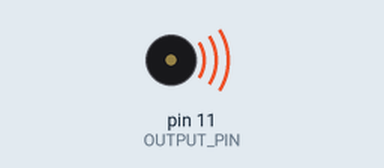
This sketch was run on a simulated Arduino Uno, built with avr-gcc and run on an emulated ATmega328P. Parts: buzzer (waves = sounding). Random numbers use the default seed unless the sketch sets one.

Above: at 0.1 s.
Timing chart, 0 to 40.0 s (numbered marks = the images above):
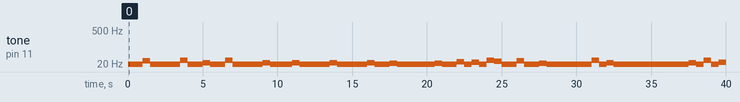

The sketch:

BuzzerMusico.ino
```cpp
# define OUTPUT_PIN 11 // Pin conectado ao buzzer
// Não precisa ser um pin digital com saída analógica

void setup() {
  pinMode(OUTPUT_PIN, OUTPUT);
  randomSeed(analogRead(A0));
}

void loop() {
  tone(OUTPUT_PIN, random(1, 30)); // Frequências superiores muito altas são ruins
  //delay(10); // Intervalo constante e curto -> ruído
  //delay(200); // Intervalo constante BPM maior -> música
  delay(500);// Intervalo constante BPM menor-> música
  //delay(random(300, 500)); // Intervalo incosistente e longo -> música
  //delay(random(1, 20)); // Intervalo inconsistente e curto -> ruído
  //delay(random(1, 500)); // Intervalo inconsistente -> ruído mais parecido com música
}
```

Measured:
- by itself, tone on pin 11 (OUTPUT_PIN): plays 15 Hz for 0.50 s, 17 Hz for 0.50 s, 27 Hz for 0.50 s, 12 Hz for 0.50 s, 20 Hz for 0.50 s, 2 Hz for 0.50 s … (79 notes in this stretch)
